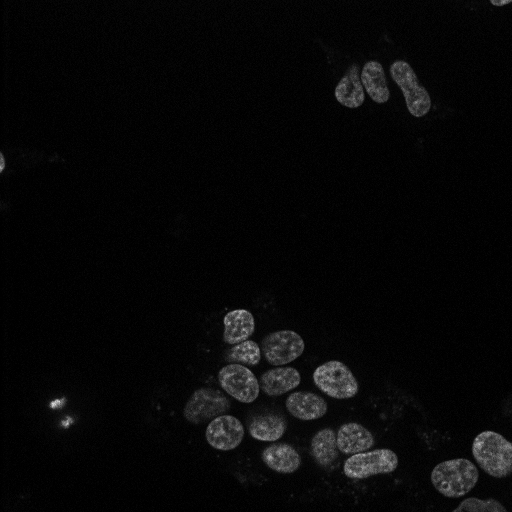
#> input picture dragonfly_automation/tests/artifacts/snaps/clumpy-1.tif, 1024 x 1024 px (shown at 1/2 size)
$ python -i fov_classifier.py   (imports and definitions only)
#> lines starting #> are read from the running program, lines starting #| are printed output that depends on the picture; after the words box and inside, x2 and y2 are one past the last pixel; in counts of white or black regions, pixels touching at a corner belong together
#> further down, picture is the input picture: shape (1024, 1024); min 1, max 29, mean 1.9
import os
import re
import sys
import json
import skimage
import sklearn
import tifffile
import datetime
import numpy as np
import pandas as pd
from scipy import ndimage
from sklearn import cluster
from sklearn import metrics
from sklearn import ensemble
from skimage import feature
from skimage import morphology
from matplotlib import pyplot as plt

from dragonfly_automation import utils

def printr(s):
    sys.stdout.write('\r%s' % s)


def catch_errors(method):
    '''
    Wrapper for instance methods called in self.classify_raw_fov
    that catches and logs *all* exceptions and, if an exception occurs,
    sets the score to None and prevents subsequent wrapped methods from executing

    '''

    method_name = method.__name__

    def wrapper(self, *args, **kwargs):

        if self.allow_errors:
            return method(self, *args, **kwargs)

        # do not call the method if a score has already been assigned
        # (this happens when an error ocurred in an earlier wrapped method)
        result = None
        if self.score_has_been_assigned:
            return result

        # attempt the method call
        try:
            result = method(self, *args, **kwargs)

        except Exception as error:
            error_info = dict(method_name=method_name, error_message=str(error))

            # if an error has occured, we set the score to None
            # note that self.assign_score sets the score_has_been_assigned flag to True,
            # which will prevent the execution of all subsequent catch_errors-wrapped methods
            self.assign_score(
                score=None,
                comment=("Error in <FOVClassifier.%s>" % method_name),
                error_info=error_info)

        return result
    return wrapper


class FOVClassifier:

    def __init__(self, log_dir=None, mode='prediction', model_type='regression'):
        '''
        log_dir : str, optional
            path to a local directory in which to save log files
        mode : 'training' or 'prediction'

        model : 'classification' or 'regression'
        '''

        # whether the methods wrapped by catch_errors
        # can raise errors or not (explicitly set to False in self.classify_raw_fov)
        self.allow_errors = True

        if mode not in ['training', 'prediction']:
            raise ValueError("`mode` must be either 'training' or 'prediction'")
        self.mode = mode

        if model_type not in ['classification', 'regression']:
            raise ValueError("`model` must be either 'classification' or 'regression'")
        self.model_type = model_type

        if log_dir:
            os.makedirs(log_dir, exist_ok=True)
        self.log_dir = log_dir

        self.cached_training_metadata = None
        self.current_training_metadata = None

        # an optional external event logger assigned after instantiation
        def dummy_event_logger(*args, **kwargs): pass
        self.external_event_logger = dummy_event_logger

        # hard-coded image size
        self.image_size = 1024

        # hard-coded feature order for the classifier
        self.feature_order = (
            'num_nuclei',
            'com_offset',
            'eval_ratio',
            'total_area',
            'max_distance',
            'num_clusters',
            'num_unclustered',
        )

        if self.model_type == 'classification':
            self.model = sklearn.ensemble.RandomForestClassifier(
                n_estimators=300,
                max_features='sqrt',
                oob_score=True)

        if self.model_type == 'regression':
            self.model = sklearn.ensemble.RandomForestRegressor(
                n_estimators=300,
                max_features='auto',
                oob_score=True)


    def training_data_filepath(self):
        return os.path.join(self.save_dir, 'training_data.csv')

    def training_metadata_filepath(self):
        return os.path.join(self.save_dir, 'training_metadata.json')


    # [445 lines left out: functions load, save, process_training_data, train, validate, predict_score and 6 more, not called in this run]


    @catch_errors
    def generate_background_mask(self, image):

        # smooth the raw image
        imf = skimage.filters.gaussian(image, sigma=5)
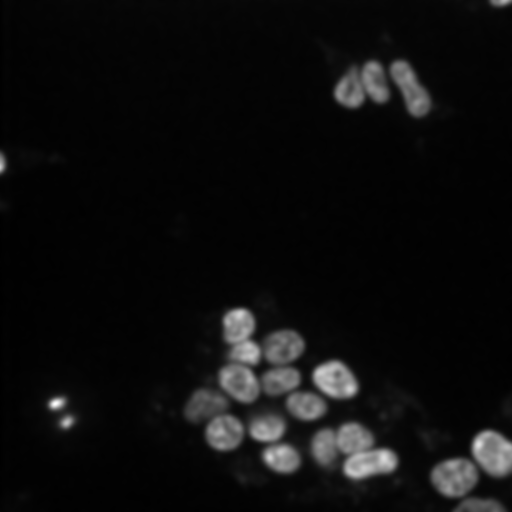
#> imf: shape (1024, 1024) float64 (shown at 1/2 size); min 0.00401, max 0.063, mean 0.00736; drawn with min black and max white

        # background mask from minimum cross-entropy
        mask = imf > skimage.filters.threshold_li(imf)
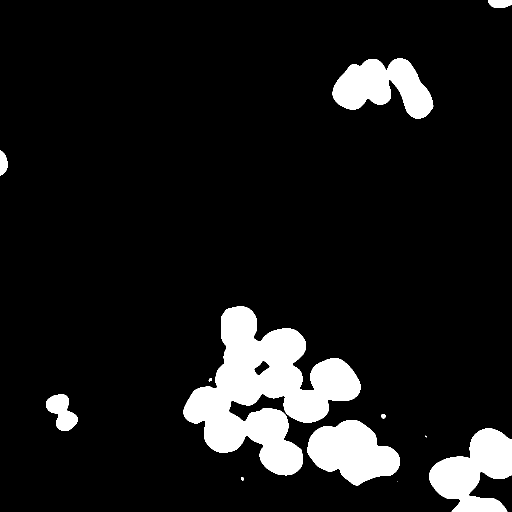
#> mask: shape (1024, 1024) bool (shown at 1/2 size); 10.1% white; 12 white regions (2 under 20 px), largest, box (x1, y1, x2, y2) and area: (367, 613, 721, 951) 55164, (859, 857, 1024, 1024) 16191, (614, 840, 800, 971) 15597

        # erode once to eliminate isolated pixels in the mask
        # (a defense against thresholding noise)
        mask = skimage.morphology.erosion(mask)
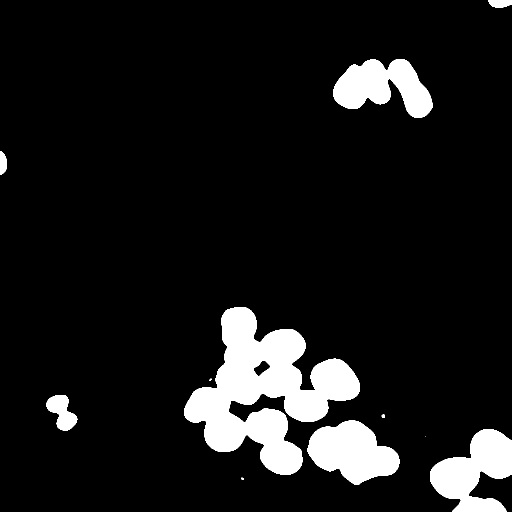
#> mask: shape (1024, 1024) bool (shown at 1/2 size); 9.7% white; 11 white regions (3 under 20 px)

        # remove regions that are too small to be nuclei
        min_region_area = 1000
        mask_label = skimage.measure.label(mask)
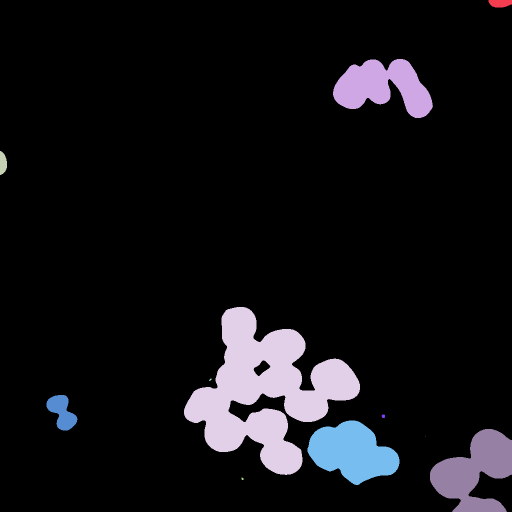
#> mask_label: shape (1024, 1024) int32 (shown at 1/2 size); 12 distinct labels, from 0 to 11; one colour per label, 0 black
        props = skimage.measure.regionprops(mask_label)
#> props = 11 regions; largest, box (x1, y1, x2, y2) and area: (368, 614, 720, 950) 53416, (860, 858, 1024, 1024) 15683, (615, 841, 799, 970) 15145, (666, 118, 866, 236) 14091, (93, 790, 155, 861) 2519
        for prop in props:
            if prop.area < min_region_area:
                mask[mask_label==prop.label] = False
#> this loop made 11 passes
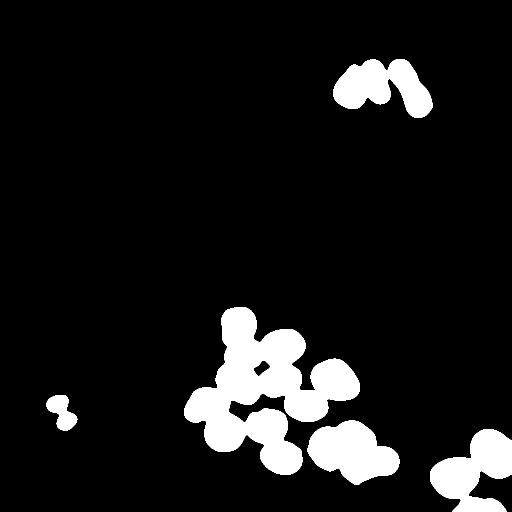
#> mask: shape (1024, 1024) bool (shown at 1/2 size); 9.6% white; 5 white regions, box (x1, y1, x2, y2) and area: (368, 614, 720, 950) 53416, (860, 858, 1024, 1024) 15683, (615, 841, 799, 970) 15145, (666, 118, 866, 236) 14091, (93, 790, 155, 861) 2519

        return mask


    # [131 lines left out: functions find_nucleus_positions, calculate_features, show_nucleus_positions, not called in this run]

>>> import cv2
>>> picture = cv2.imread('tests/artifacts/snaps/clumpy-1.tif', cv2.IMREAD_GRAYSCALE)
>>> result = FOVClassifier().generate_background_mask(picture)

$ run again, on dragonfly_automation/tests/artifacts/snaps/clumpy-2.tif
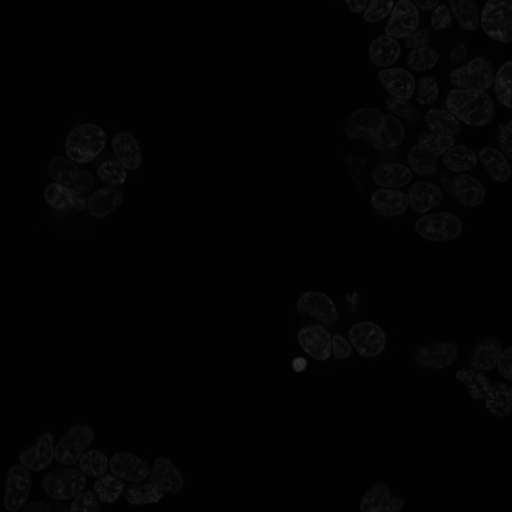
#> input picture dragonfly_automation/tests/artifacts/snaps/clumpy-2.tif, 1024 x 1024 px (shown at 1/2 size)
#> picture is the input picture: shape (1024, 1024); min 1, max 53, mean 3
#> in generate_background_mask, `mask = imf > skimage.filters.threshold_li(imf)`:
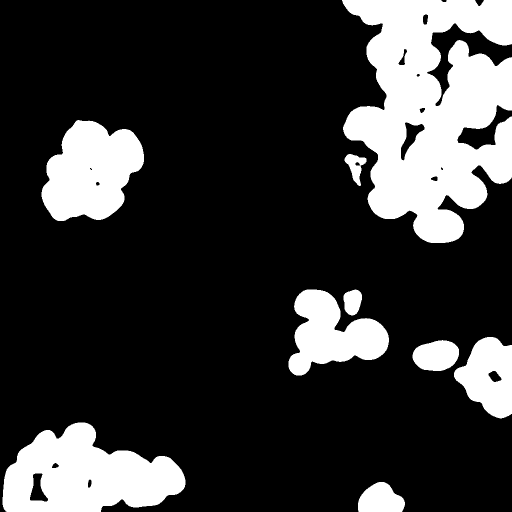
#> mask: shape (1024, 1024) bool (shown at 1/2 size); 21.5% white; 9 white regions, largest, box (x1, y1, x2, y2) and area: (684, 0, 1024, 486) 110365, (5, 845, 371, 1024) 42614, (83, 240, 288, 442) 29084
#> in generate_background_mask, `mask_label = skimage.measure.label(mask)`:
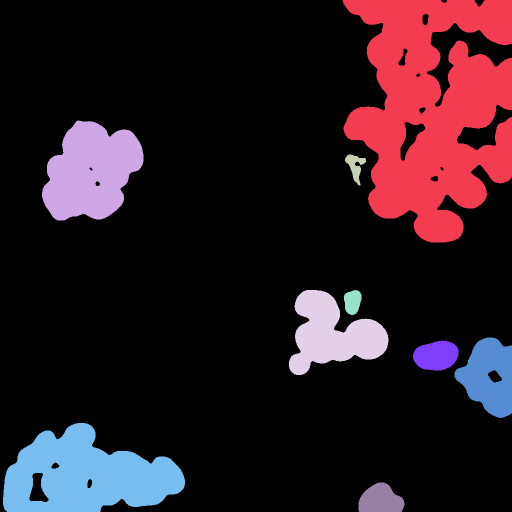
#> mask_label: shape (1024, 1024) int32 (shown at 1/2 size); 10 distinct labels, from 0 to 9; one colour per label, 0 black
#> props = 9 regions; largest, box (x1, y1, x2, y2) and area: (685, 0, 1024, 485) 107885, (6, 846, 370, 1024) 41659, (84, 241, 287, 441) 28425, (578, 580, 777, 750) 18866, (909, 675, 1024, 836) 12232
#> the loop in generate_background_mask, `for prop in props:` made 9 passes

$ run again, on dragonfly_automation/tests/artifacts/snaps/clumpy-3.tif
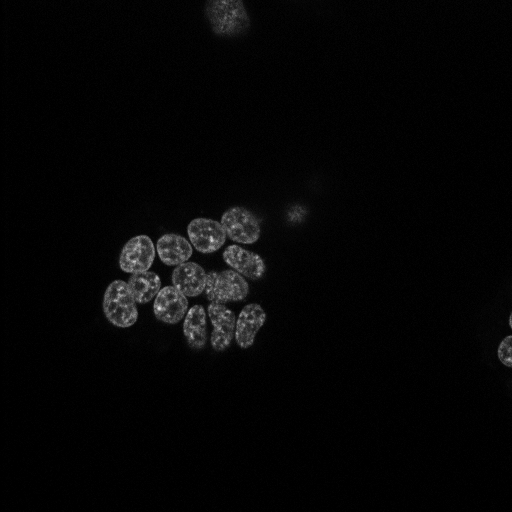
#> input picture dragonfly_automation/tests/artifacts/snaps/clumpy-3.tif, 1024 x 1024 px (shown at 1/2 size)
#> picture is the input picture: shape (1024, 1024); min 1, max 35, mean 1.7
#> in generate_background_mask, `mask = imf > skimage.filters.threshold_li(imf)`:
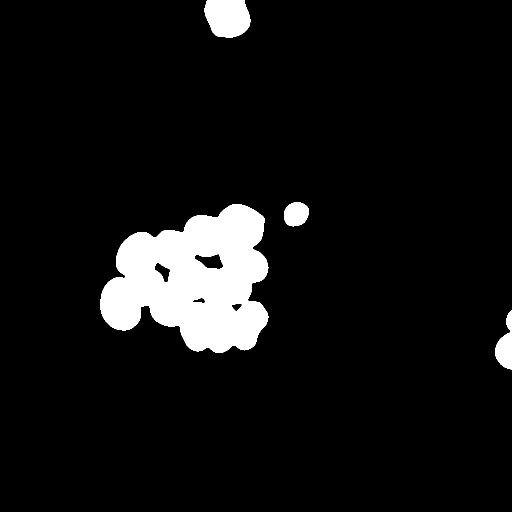
#> mask: shape (1024, 1024) bool (shown at 1/2 size); 7.3% white; 4 white regions, box (x1, y1, x2, y2) and area: (201, 408, 537, 706) 66429, (409, 0, 501, 75) 5738, (990, 621, 1024, 739) 2249, (568, 404, 618, 453) 1917
#> in generate_background_mask, `mask_label = skimage.measure.label(mask)`:
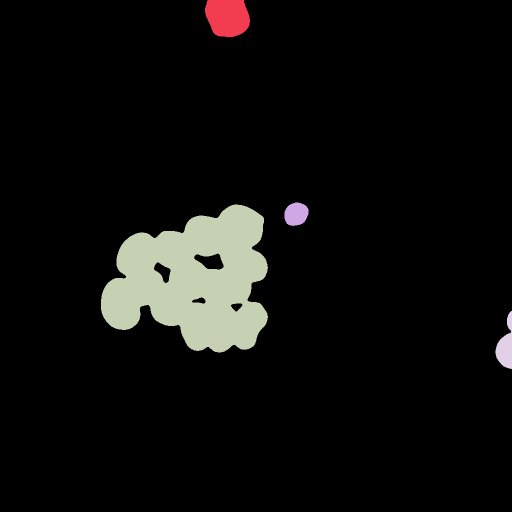
#> mask_label: shape (1024, 1024) int32 (shown at 1/2 size); 5 distinct labels, from 0 to 4; one colour per label, 0 black
#> props = 4 regions; box (x1, y1, x2, y2) and area: (202, 409, 536, 705) 64942, (410, 0, 500, 74) 5546, (991, 622, 1024, 738) 2111, (569, 405, 617, 452) 1776
#> the loop in generate_background_mask, `for prop in props:` made 4 passes

$ run again, on dragonfly_automation/tests/artifacts/snaps/good-1.tif
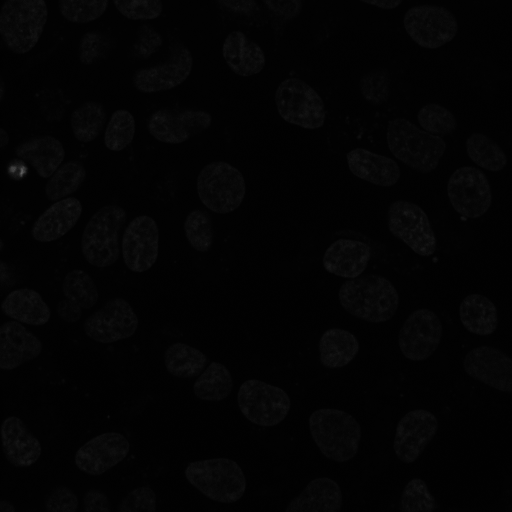
#> input picture dragonfly_automation/tests/artifacts/snaps/good-1.tif, 1024 x 1024 px (shown at 1/2 size)
#> picture is the input picture: shape (1024, 1024); min 1, max 105, mean 3.3
#> in generate_background_mask, `mask_label = skimage.measure.label(mask)`:
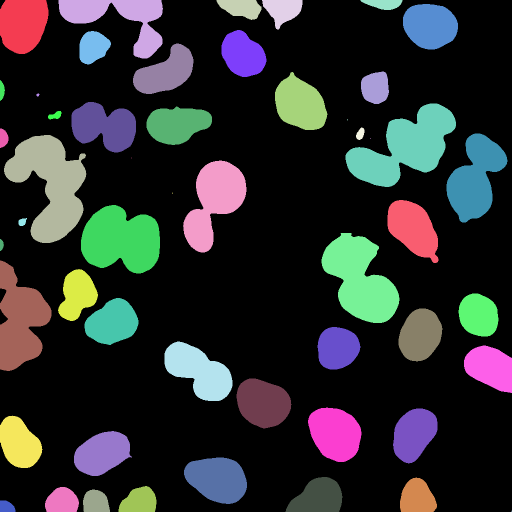
#> mask_label: shape (1024, 1024) int32 (shown at 1/2 size); 53 distinct labels, from 0 to 52; one colour per label, 0 black
#> props = 52 regions; largest, box (x1, y1, x2, y2) and area: (8, 270, 173, 486) 19536, (691, 207, 912, 374) 18948, (643, 466, 799, 646) 16661, (162, 410, 320, 547) 16113, (0, 521, 103, 742) 14102
#> the loop in generate_background_mask, `for prop in props:` made 52 passes
#> after the loop in generate_background_mask, `for prop in props:`:
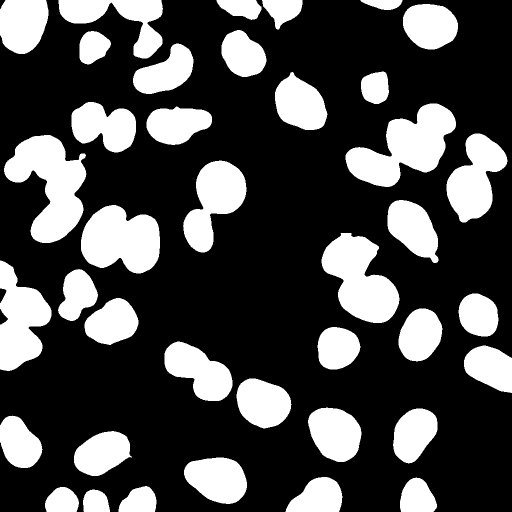
#> mask: shape (1024, 1024) bool (shown at 1/2 size); 29.3% white; 39 white regions, largest, box (x1, y1, x2, y2) and area: (8, 270, 173, 486) 19536, (691, 207, 912, 374) 18948, (643, 466, 799, 646) 16661
